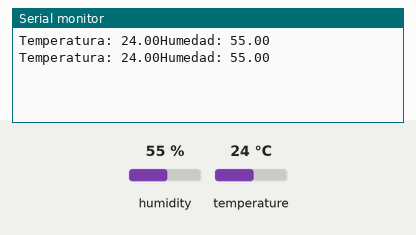
A sketch run on a simulated ESP8266 (NodeMCU). Shown: the last lines printed to the serial monitor. The inputs (shaded band) are chosen by the test bench; at power-on: humidity 55 %, temperature 24 °C.

Above: at 5.8 s.
5.9 s: humidity set to 22 %
At 11.3 s:
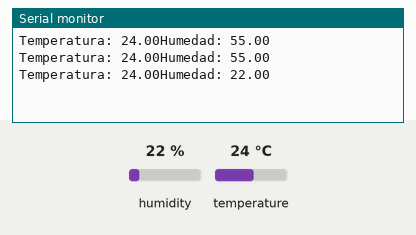
11.9 s: temperature set to 12 °C
At 15.3 s:
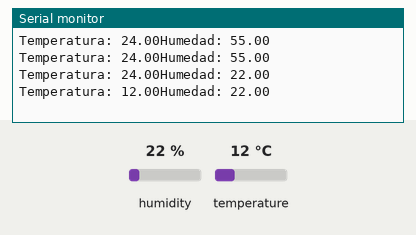
17.9 s: humidity set to 40 %
At 20.5 s:
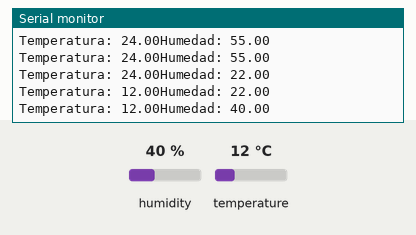
Timing chart, 0 to 22.0 s (numbered marks = the images above; inputs shaded):
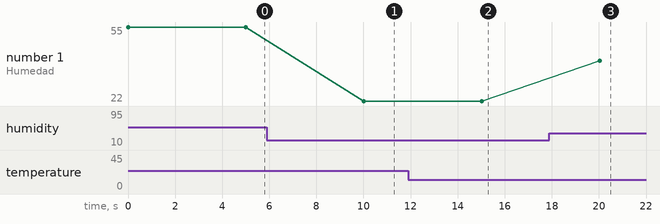

The sketch:

temp_y_humedad.ino
```cpp
#include <DHT.h>
#include <DHT_U.h>

DHT dht(D1, DHT22);

float hume, temp;


void setup() {
  // put your setup code here, to run once:
  Serial.begin(9600);
  dht.begin();
}

void loop() {
  // put your main code here, to run repeatedly:
  hume = dht.readHumidity();
  temp = dht.readTemperature();

  Serial.println("Temperatura: " + String(temp) + "Humedad: " + String(hume) );

  delay(5000);
}
```

Measured:
- after the input at 5.9 s, the serial monitor: prints a new line after 4.1 s (image 1)
- after the input at 11.9 s, the serial monitor: prints a new line after 3.1 s (image 2)
- after the input at 17.9 s, the serial monitor: prints a new line after 2.1 s (image 3)
- plotted number 1: 55 → 22 after the input at 5.9 s, 22 → 40 after the input at 17.9 s
